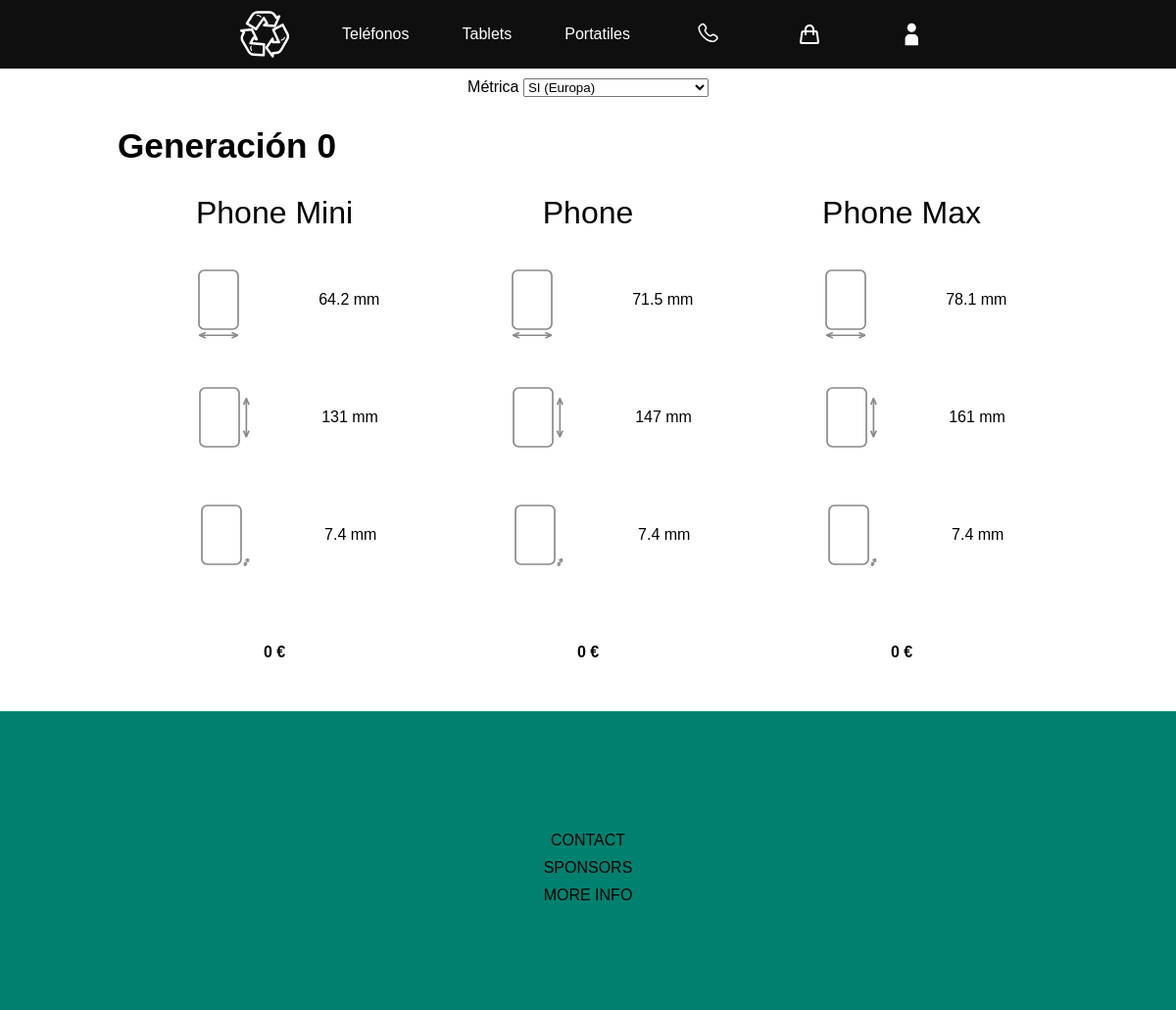
Screenshot of /products/phone with the database file from the repository.
### app/models.py (models this page shows)
class Product(models.Model):
    id = models.CharField(max_length=20, primary_key=True)
    name = models.CharField(max_length=20)
    model = models.CharField(max_length=10)
    price = models.DecimalField(decimal_places=2, max_digits=10)
    dimensionX = models.DecimalField(default=0, decimal_places=2, max_digits=10)
    dimensionY = models.DecimalField(default=0, decimal_places=2, max_digits=10)
    dimensionZ = models.DecimalField(default=0, decimal_places=2, max_digits=10)

### app/views.py (the view)
# urls.py: path('products/<str:product>', products, name="products")
def products(request, product):
    products = ["phone", "tablet", "laptop"]
    generations = get_generations(Product.objects.all())
    product_generations = get_prodGenerations(product, generations)
    if product in products:
        return render(request, "products/products.html", {"product" : product, 'product_generations': product_generations})

### app/templatetags/custom_tags.py (called while the page is built)
@register.filter(name="get_generations")
def get_generations(products):
    generations = {}
    for product in products:
        parts = product.model.split("-")
        prod = parts[0]
        if (prod not in generations):
            generations[prod] = {}
        prod_gen = parts[2]
        if (prod_gen not in generations[prod]):
            generations[prod][prod_gen] = []
        prod_type = parts[1]
        if (prod_type not in generations[prod][prod_gen]):
            generations[prod][prod_gen].append(product)
    return generations

@register.filter(name="get_prodGenerations")
def get_prodGenerations(product, generations):
    prodToGen = {"phone" : "PN", "tablet" : "TB", "laptop" : "LP"}
    return generations[prodToGen[product]]

@register.filter(name="get_genToProds")
def get_genToProds(gens, gen):
    return gens[gen]

@register.filter(name="formatDec")
def formatDec(dec):
    parts = str(dec).split(".")
    decimalPart = parts[len(parts)-1]
    if (decimalPart == "00"):
        return parts[0]
    elif (decimalPart[1] == "0"):
        return str(dec)[:len(str(dec))-1]
    else:
        return str(dec)

### app/templates/products/products.html (shortened to what this page needs)
{% extends 'base.html' %}
{% load static %}
{% load custom_tags %}
{% block additionalLinks %}
  <link rel="stylesheet" href="{% static 'css/products/products.css' %}"></link>
{% endblock %}
{% block content %}
    <div class="metric-wrapper">
      <label for="metrics">Métrica </label>
      <select name="metrics" id="input" autocomplete="off">
        <option value="SI">SI (Europa)</option>
      </select>
    </div>
    {% for generation in product_generations %}
      <h1 id="generation">Generación {{generation}}</h1>
      <div class="wrapper">
      {% for product in product_generations|get_genToProds:generation %}
        <div class="product">
          <p id="prod-name">{{product.name}}</p>
          <div class="intern-wrapper info"><img src="{% static 'images/x.svg' %}"><p class="distance">{{product.dimensionX|formatDec}} mm</p></div>
          <div class="intern-wrapper info"><img src="{% static 'images/y.svg' %}"><p class="distance">{{product.dimensionY|formatDec}} mm</p></div>
          <div class="intern-wrapper info"><img src="{% static 'images/z.svg' %}"><p class="distance">{{product.dimensionZ|formatDec}} mm</p></div>
          <div class="intern-wrapper"><a class="currency"><b>{{product.price|formatDec}} €</b></a></div>
        </div>
      {% endfor %}
      </div>
    {% endfor %}
{% endblock %}

### app/templates/base.html (shortened to what this page needs)
{% load static %}
<!DOCTYPE html>
<html lang="es">
  <head>
    <link rel="stylesheet" href="{% static 'css/general.css' %}" />
    {% block additionalLinks %}
    {% endblock %}
  </head>
  <body>
    <header>
      {% include 'navbar.html' %}
    </header>
    <main>
      {% block content %}
      {% endblock %}
    </main>
    <footer>
      {% include 'footer.html' %}
    </footer>
  </body>
</html>

### app/templates/navbar.html (shortened to what this page needs)
{% load static %}
<!DOCTYPE html>
<html lang="es">
  <head>
    <link rel="stylesheet" href="{% static 'css/general.css' %}" />
    <link rel="stylesheet" href="{% static 'css/navbar.css' %}" />
  </head>
  <nav>
    <ul class="navbar">
      <li>
        <a href="{% url 'index' %}">
        </a>
      </li>
      <li>
        <a href="{% url 'products' product='phone' %}">Teléfonos</a>
      </li>
      <li>
        <a href="{% url 'products' product='tablet' %}">Tablets</a>
      </li>
      <li>
        <a href="{% url 'products' product='laptop' %}">Portatiles</a>
      </li>
      <li>
        <a href="#">
        </a>
      </li>
      <li>
        <a href="{% url 'viewCart' %}">
        </a>
      </li>
      <li>
        <a>
          <svg height="45%" width="45%" viewBox="0 0 60.671 60.671" xml:space="preserve" id="profile" fill="#FFFFFF">
            <g>
              <g>
                <ellipse cx="30.336" cy="12.097" rx="11.997" ry="12.097" />
                <path d="M35.64,30.079H25.031c-7.021,0-12.714,5.739-12.714,12.821v17.771h36.037V42.9C48.354,35.818,42.661,30.079,35.64,30.079z" />
              </g>
            </g>
          </svg>
        </a>
      </li>
    </ul>
  </nav>
</html>

### app/templates/footer.html (shortened to what this page needs)
{% load static %}
<!DOCTYPE html>
<html lang="es">
<head>
  <link rel="stylesheet" href="{% static 'css/general.css' %}" />
  <link rel="stylesheet" href="{% static 'css/footer.css' %}" />
</head>
  <footer>
    <div>
      <div class="contact">CONTACT</div>
      <div class="sponsors">SPONSORS</div>
      <div class="moreInfo">MORE INFO</div>
    </div>
  </footer>
</html>

### app/static/css/general.css (style rules this page uses)
:root { --color01: #0F0F0F; --color02: #232D3F; --color03: #005B41; --color04: #008170; --ease-time: 0.5s; --navHeight: 50px; --contentHeight: 400px; --marginContent: 10px; }
* { font-family: 'Franklin Gothic Medium', 'Arial Narrow', Arial, sans-serif; margin: 0; padding: 0; }
html, body { min-height: 100vh; display: flex; flex-direction: column; }
main { flex: 1; }

### app/static/css/products/products.css (style rules this page uses)
.wrapper { display: flex; justify-content: space-between; margin: 10px 10vw 0 10vw; }
#prod-name { text-align: center; font-size: 2em; }
#generation { margin-top: 30px; margin-bottom: 30px; margin-left: 10vw; font-size: 2.2em; }
.metric-wrapper { margin-top: 10px; text-align: center; }
.intern-wrapper { display: flex; line-height: 100px; justify-content: center; margin-top: 20px; }
.intern-wrapper img { max-width: 100px; }
.product { width: 400px; }
.info { justify-content: space-evenly; }

### app/static/css/navbar.css (style rules this page uses)
nav { background-color: var(--color01); padding: 10px 0 10px; }
nav svg { height: 100%; min-height: 100%; max-height: 100%; }
#logo #color, #shoping-cart g, #phone, #profile { -webkit-transition: fill var(--ease-time) ease; -moz-transition: fill var(--ease-time) ease; -o-transition: fill var(--ease-time) ease; transition: fill var(--ease-time) ease; fill: white; }
.navbar { list-style-type: none; display: flex; justify-content: space-between; background-color: var(--color01); width: 60vw; margin-left: auto; margin-right: auto; }
.navbar li { margin: 0 5px 0 5px; text-align: center; display: inline-block; overflow: hidden; height: var(--navHeight); line-height: var(--navHeight); }
.navbar a { text-decoration: none; color: white; background: linear-gradient(white 50%, var(--color03) 50%); background-clip: text; -webkit-background-clip: text; -webkit-text-fill-color: transparent; background-size: 200% 200%; background-position: 100% 0%; transition: background-position var(--ease-time) ease; }

### app/static/css/footer.css (style rules this page uses)
footer { margin-top: var(--marginContent); width: 100%; height: 300px; background-color: var(--color04); color: black; display:flex; justify-content:center; align-items:center; text-align: center; bottom: 0; }
.contact { width: 70vw; margin-top: 10px; margin-bottom: 10px; }
.sponsors { margin-bottom: 10px; width: 70vw; }
.moreInfo { width: 70vw; }

### rows the page displays
Product: name "Phone Mini", dimensionX "64.2", dimensionY "131", dimensionZ "7.4", price "0"
Product: name "Phone", dimensionX "71.5", dimensionY "147", dimensionZ "7.4", price "0"
Product: name "Phone Max", dimensionX "78.1", dimensionY "161", dimensionZ "7.4", price "0"

### other values shown
{{ generation }} "0"
